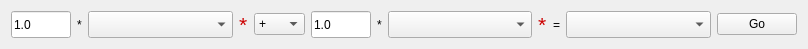
<?xml version="1.0" encoding="UTF-8"?>
<ui version="4.0">
  <class>Form</class>
    <widget class="QWidget" name="horizontalLayoutWidget">
      <property name="geometry">
	<rect>
	  <x>0</x>
	  <y>0</y>
	  <width>808</width>
	  <height>27</height>
	</rect>
      </property>
      <layout class="QHBoxLayout" name="horizontalLayout">
	<item>
	  <spacer name="horizontalSpacer_1">
            <property name="orientation">
              <enum>Qt::Horizontal</enum>
            </property>
            <property name="sizeType">
              <enum>QSizePolicy::MinimumExpanding</enum>
            </property>
            <property name="sizeHint" stdset="0">
	      <size>
		<width>0</width>
		<height>27</height>
              </size>
            </property>
	    <property name="sizePolicy">
              <sizepolicy hsizetype="Preferred" vsizetype="Fixed">
		<horstretch>1</horstretch>
		<verstretch>0</verstretch>
              </sizepolicy>
	    </property>
	  </spacer>
	</item>
	<item>
	  <widget class="QLineEdit" name="lhs_scaling">
	    <property name="toolTip">
	      <string>&lt;html&gt;&lt;head/&gt;&lt;body&gt;&lt;p&gt;Scaling factor for LHS workspace&lt;/p&gt;&lt;/body&gt;&lt;/html&gt;</string>
	    </property>
	    <property name="text">
	      <string>1.0</string>
	    </property>
	    <property name="minimumSize" >
	      <size>
		<width>30</width>
		<height>27</height>
	      </size>
	    </property>
	    <property name="maximumSize" >
	      <size>
		<width>60</width>
		<height>16777215</height>
	      </size>
	    </property>
	    <property name="sizePolicy">
              <sizepolicy hsizetype="Preferred" vsizetype="Fixed">
		<horstretch>0</horstretch>
		<verstretch>0</verstretch>
              </sizepolicy>
	    </property>
	  </widget>
	</item>
	<item>
	  <spacer name="horizontalSpacer_2">
            <property name="orientation">
              <enum>Qt::Horizontal</enum>
            </property>
            <property name="sizeType">
              <enum>QSizePolicy::MinimumExpanding</enum>
            </property>
            <property name="sizeHint" stdset="0">
	      <size>
		<width>0</width>
		<height>27</height>
              </size>
            </property>
	    <property name="sizePolicy">
              <sizepolicy hsizetype="Preferred" vsizetype="Fixed">
		<horstretch>2</horstretch>
		<verstretch>0</verstretch>
              </sizepolicy>
	    </property>
	  </spacer>
	</item>
	<item>
	  <widget class="QLabel" name="label_1">
	    <property name="text">
	      <string>*</string>
	    </property>
	  </widget>
	</item>
        <item>
	  <spacer name="horizontalSpacer_3">
            <property name="orientation">
              <enum>Qt::Horizontal</enum>
            </property>
            <property name="sizeType">
              <enum>QSizePolicy::MinimumExpanding</enum>
            </property>
            <property name="sizeHint" stdset="0">
	      <size>
		<width>0</width>
		<height>27</height>
              </size>
            </property>
	    <property name="sizePolicy">
              <sizepolicy hsizetype="Preferred" vsizetype="Fixed">
		<horstretch>2</horstretch>
		<verstretch>0</verstretch>
              </sizepolicy>
	    </property>
	  </spacer>
	</item>
	<item>
	  <widget class="WorkspaceSelector" name="lhs_ws">
	    <property name="toolTip">
	      <string>&lt;html&gt;&lt;head/&gt;&lt;body&gt;&lt;p&gt;LHS workspace&lt;/p&gt;&lt;/body&gt;&lt;/html&gt;</string>
	    </property>
	    <property name="minimumSize" >
	      <size>
		<width>60</width>
		<height>27</height>
	      </size>
	    </property>
	    <property name="sizePolicy">
              <sizepolicy hsizetype="MinimumExpanding" vsizetype="Fixed">
		<horstretch>1</horstretch>
		<verstretch>0</verstretch>
              </sizepolicy>
	    </property>
	    <property name="sizeAdjustPolicy">
              <enum>WorkspaceSelector::AdjustToContents</enum>
	    </property>
	  </widget>
	</item>
	<item>
	  <widget class="QLabel" name="label_validation_lhs">
	    <property name="palette">
	      <palette>
		<active>
		  <colorrole role="WindowText">
		    <brush brushstyle="SolidPattern">
		      <color alpha="255">
			<red>204</red>
			<green>0</green>
			<blue>0</blue>
		      </color>
		    </brush>
		  </colorrole>
		</active>
		<inactive>
		  <colorrole role="WindowText">
		    <brush brushstyle="SolidPattern">
		      <color alpha="255">
			<red>204</red>
			<green>0</green>
			<blue>0</blue>
		      </color>
		    </brush>
		  </colorrole>
		</inactive>
		<disabled>
		  <colorrole role="WindowText">
		    <brush brushstyle="SolidPattern">
		      <color alpha="255">
			<red>190</red>
			<green>190</green>
			<blue>190</blue>
		      </color>
		    </brush>
		  </colorrole>
		</disabled>
	      </palette>
	    </property>
	    <property name="font">
	      <font>
		<pointsize>16</pointsize>
	      </font>
	    </property>
	    <property name="text">
	      <string>*</string>
	    </property>
	  </widget>
	</item>
        <item>
	  <spacer name="horizontalSpacer_4">
            <property name="orientation">
              <enum>Qt::Horizontal</enum>
            </property>
            <property name="sizeType">
              <enum>QSizePolicy::MinimumExpanding</enum>
            </property>
            <property name="sizeHint" stdset="0">
	      <size>
		<width>0</width>
		<height>27</height>
              </size>
            </property>
	    <property name="sizePolicy">
              <sizepolicy hsizetype="Preferred" vsizetype="Fixed">
		<horstretch>2</horstretch>
		<verstretch>0</verstretch>
              </sizepolicy>
	    </property>
	  </spacer>
	</item>
	<item>
	  <widget class="QComboBox" name="operation">
	    <property name="toolTip">
	      <string>&lt;html&gt;&lt;head/&gt;&lt;body&gt;&lt;p&gt;Operation to perform&lt;/p&gt;&lt;/body&gt;&lt;/html&gt;</string>
	    </property>
	    <item>
	      <property name="text">
		<string>+</string>
	      </property>
	    </item>
	    <item>
	      <property name="text">
		<string>-</string>
	      </property>
	    </item>
	    <item>
	      <property name="text">
		<string>*</string>
	      </property>
	    </item>
	    <item>
	      <property name="text">
		<string>/</string>
	      </property>
	    </item>
	    <item>
	      <property name="text">
		<string>WM</string>
	      </property>
	    </item>
	  </widget>
	</item>
	<item>
	  <spacer name="horizontalSpacer_5">
            <property name="orientation">
              <enum>Qt::Horizontal</enum>
            </property>
            <property name="sizeType">
              <enum>QSizePolicy::MinimumExpanding</enum>
            </property>
            <property name="sizeHint" stdset="0">
	      <size>
		<width>0</width>
		<height>27</height>
              </size>
            </property>
	    <property name="sizePolicy">
              <sizepolicy hsizetype="Preferred" vsizetype="Fixed">
		<horstretch>2</horstretch>
		<verstretch>0</verstretch>
              </sizepolicy>
	    </property>
	  </spacer>
	</item>
	<item>
	  <widget class="QLineEdit" name="rhs_scaling">
	    <property name="toolTip">
	      <string>&lt;html&gt;&lt;head/&gt;&lt;body&gt;&lt;p&gt;Scaling factor for RHS workspace&lt;/p&gt;&lt;/body&gt;&lt;/html&gt;</string>
	    </property>
	    <property name="text">
	      <string>1.0</string>
	    </property>
	    <property name="minimumSize" >
	      <size>
		<width>30</width>
		<height>27</height>
	      </size>
	    </property>
	    <property name="maximumSize" >
	      <size>
		<width>60</width>
		<height>16777215</height>
	      </size>
	    </property>
	    <property name="sizePolicy">
              <sizepolicy hsizetype="Preferred" vsizetype="Fixed">
		<horstretch>0</horstretch>
		<verstretch>0</verstretch>
              </sizepolicy>
	    </property>
	  </widget>
	</item>
	<item>
	  <spacer name="horizontalSpacer_6">
            <property name="orientation">
              <enum>Qt::Horizontal</enum>
            </property>
            <property name="sizeType">
              <enum>QSizePolicy::MinimumExpanding</enum>
            </property>
            <property name="sizeHint" stdset="0">
	      <size>
		<width>0</width>
		<height>27</height>
              </size>
            </property>
	    <property name="sizePolicy">
              <sizepolicy hsizetype="Preferred" vsizetype="Fixed">
		<horstretch>2</horstretch>
		<verstretch>0</verstretch>
              </sizepolicy>
	    </property>
	  </spacer>
	</item>
	<item>
	  <widget class="QLabel" name="label_2">
	    <property name="text">
	      <string>*</string>
	    </property>
	  </widget>
	</item>
	<item>
	  <spacer name="horizontalSpacer_7">
            <property name="orientation">
              <enum>Qt::Horizontal</enum>
            </property>
            <property name="sizeType">
              <enum>QSizePolicy::MinimumExpanding</enum>
            </property>
            <property name="sizeHint" stdset="0">
	      <size>
		<width>0</width>
		<height>27</height>
              </size>
            </property>
	    <property name="sizePolicy">
              <sizepolicy hsizetype="Preferred" vsizetype="Fixed">
		<horstretch>2</horstretch>
		<verstretch>0</verstretch>
              </sizepolicy>
	    </property>
	  </spacer>
	</item>
	<item>
	  <widget class="WorkspaceSelector" name="rhs_ws">
	    <property name="toolTip">
	      <string>&lt;html&gt;&lt;head/&gt;&lt;body&gt;&lt;p&gt;RHS workspace&lt;/p&gt;&lt;/body&gt;&lt;/html&gt;</string>
	    </property>
	    <property name="minimumSize" >
	      <size>
		<width>60</width>
		<height>27</height>
	      </size>
	    </property>
	    <property name="sizePolicy">
              <sizepolicy hsizetype="MinimumExpanding" vsizetype="Fixed">
		<horstretch>1</horstretch>
		<verstretch>0</verstretch>
              </sizepolicy>
	    </property>
	    <property name="sizeAdjustPolicy">
              <enum>WorkspaceSelector::AdjustToContents</enum>
	    </property>
	  </widget>
	</item>
		<item>
	  <widget class="QLabel" name="label_validation_rhs">
	    <property name="palette">
	      <palette>
		<active>
		  <colorrole role="WindowText">
		    <brush brushstyle="SolidPattern">
		      <color alpha="255">
			<red>204</red>
			<green>0</green>
			<blue>0</blue>
		      </color>
		    </brush>
		  </colorrole>
		</active>
		<inactive>
		  <colorrole role="WindowText">
		    <brush brushstyle="SolidPattern">
		      <color alpha="255">
			<red>204</red>
			<green>0</green>
			<blue>0</blue>
		      </color>
		    </brush>
		  </colorrole>
		</inactive>
		<disabled>
		  <colorrole role="WindowText">
		    <brush brushstyle="SolidPattern">
		      <color alpha="255">
			<red>190</red>
			<green>190</green>
			<blue>190</blue>
		      </color>
		    </brush>
		  </colorrole>
		</disabled>
	      </palette>
	    </property>
	    <property name="font">
	      <font>
		<pointsize>16</pointsize>
	      </font>
	    </property>
	    <property name="text">
	      <string>*</string>
	    </property>
	  </widget>
	</item>
        <item>
	  <spacer name="horizontalSpacer_8">
            <property name="orientation">
              <enum>Qt::Horizontal</enum>
            </property>
            <property name="sizeType">
              <enum>QSizePolicy::MinimumExpanding</enum>
            </property>
            <property name="sizeHint" stdset="0">
	      <size>
		<width>0</width>
		<height>27</height>
              </size>
            </property>
	    <property name="sizePolicy">
              <sizepolicy hsizetype="Preferred" vsizetype="Fixed">
		<horstretch>2</horstretch>
		<verstretch>0</verstretch>
              </sizepolicy>
	    </property>
	  </spacer>
	</item>
	<item>
	  <widget class="QLabel" name="label_3">
	    <property name="text">
	      <string>=</string>
	    </property>
	  </widget>
	</item>
        <item>
	  <spacer name="horizontalSpacer_9">
            <property name="orientation">
              <enum>Qt::Horizontal</enum>
            </property>
            <property name="sizeType">
              <enum>QSizePolicy::MinimumExpanding</enum>
            </property>
            <property name="sizeHint" stdset="0">
	      <size>
		<width>0</width>
		<height>27</height>
              </size>
            </property>
	    <property name="sizePolicy">
              <sizepolicy hsizetype="Preferred" vsizetype="Fixed">
		<horstretch>2</horstretch>
		<verstretch>0</verstretch>
              </sizepolicy>
	    </property>
	  </spacer>
	</item>
	<item>
	  <widget class="WorkspaceSelector" name="output_ws">
	    <property name="toolTip">
	      <string>&lt;html&gt;&lt;head/&gt;&lt;body&gt;&lt;p&gt;Workspace containing the result of the calculation&lt;/p&gt;&lt;/body&gt;&lt;/html&gt;</string>
	    </property>
	    <property name="minimumSize" >
	      <size>
		<width>60</width>
		<height>27</height>
	      </size>
	    </property>
	    <property name="sizePolicy">
              <sizepolicy hsizetype="MinimumExpanding" vsizetype="Fixed">
		<horstretch>1</horstretch>
		<verstretch>0</verstretch>
              </sizepolicy>
	    </property>
	    <property name="sizeAdjustPolicy">
              <enum>WorkspaceSelector::AdjustToContents</enum>
	    </property>
	  </widget>
	</item>
	<item>
	  <spacer name="horizontalSpacer_10">
            <property name="orientation">
              <enum>Qt::Horizontal</enum>
            </property>
            <property name="sizeType">
              <enum>QSizePolicy::MinimumExpanding</enum>
            </property>
            <property name="sizeHint" stdset="0">
	      <size>
		<width>0</width>
		<height>27</height>
              </size>
            </property>
	    <property name="sizePolicy">
              <sizepolicy hsizetype="Preferred" vsizetype="Fixed">
		<horstretch>2</horstretch>
		<verstretch>0</verstretch>
              </sizepolicy>
	    </property>
	  </spacer>
	</item>
	<item>
	  <widget class="QPushButton" name="pushButton">
	    <property name="toolTip">
	      <string>&lt;html&gt;&lt;head/&gt;&lt;body&gt;&lt;p&gt;Starts the calculation&lt;/p&gt;&lt;/body&gt;&lt;/html&gt;</string>
	    </property>
	    <property name="text">
	      <string>Go</string>
	    </property>
	  </widget>
	</item>
	<item>
	  <spacer name="horizontalSpacer_11">
            <property name="orientation">
              <enum>Qt::Horizontal</enum>
            </property>
            <property name="sizeType">
              <enum>QSizePolicy::MinimumExpanding</enum>
            </property>
            <property name="sizeHint" stdset="0">
	      <size>
		<width>0</width>
		<height>27</height>
              </size>
            </property>
	    <property name="sizePolicy">
              <sizepolicy hsizetype="Preferred" vsizetype="Fixed">
		<horstretch>2</horstretch>
		<verstretch>0</verstretch>
              </sizepolicy>
	    </property>
	  </spacer>
	</item>
      </layout>
    </widget>
  <!-- </widget> -->
  <customwidgets>
    <customwidget>
      <class>WorkspaceSelector</class>
      <extends>QComboBox</extends>
      <header>mantidqt.widgets.workspaceselector</header>
    </customwidget>
  </customwidgets>
  <resources/>
  <connections/>
</ui>
